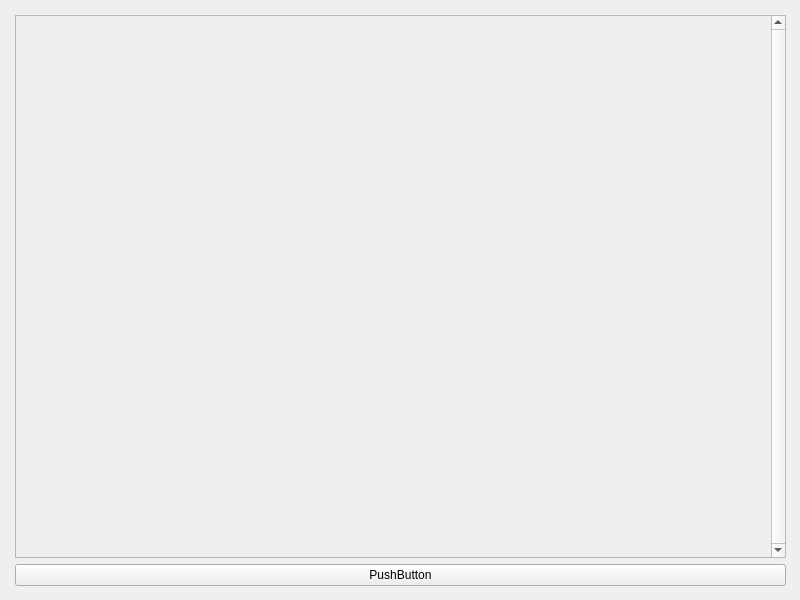
<?xml version="1.0" encoding="UTF-8"?>
<ui version="4.0">
 <class>VendingMachine</class>
 <widget class="QWidget" name="VendingMachine">
  <property name="geometry">
   <rect>
    <x>0</x>
    <y>0</y>
    <width>800</width>
    <height>600</height>
   </rect>
  </property>
  <property name="sizePolicy">
   <sizepolicy hsizetype="Preferred" vsizetype="Preferred">
    <horstretch>0</horstretch>
    <verstretch>0</verstretch>
   </sizepolicy>
  </property>
  <property name="windowTitle">
   <string>Form</string>
  </property>
  <widget class="QWidget" name="verticalLayoutWidget">
   <property name="geometry">
    <rect>
     <x>10</x>
     <y>10</y>
     <width>781</width>
     <height>581</height>
    </rect>
   </property>
   <layout class="QVBoxLayout" name="verticalLayout" stretch="0,0">
    <property name="leftMargin">
     <number>5</number>
    </property>
    <property name="topMargin">
     <number>5</number>
    </property>
    <property name="rightMargin">
     <number>5</number>
    </property>
    <property name="bottomMargin">
     <number>5</number>
    </property>
    <item>
     <widget class="QScrollArea" name="scrollArea">
      <property name="acceptDrops">
       <bool>true</bool>
      </property>
      <property name="verticalScrollBarPolicy">
       <enum>Qt::ScrollBarAlwaysOn</enum>
      </property>
      <property name="widgetResizable">
       <bool>true</bool>
      </property>
      <widget class="QWidget" name="scrollAreaWidgetContents">
       <property name="geometry">
        <rect>
         <x>0</x>
         <y>0</y>
         <width>755</width>
         <height>537</height>
        </rect>
       </property>
      </widget>
     </widget>
    </item>
    <item>
     <layout class="QHBoxLayout" name="horizontalLayout">
      <property name="sizeConstraint">
       <enum>QLayout::SetDefaultConstraint</enum>
      </property>
      <item>
       <widget class="QPushButton" name="pushButton">
        <property name="text">
         <string>PushButton</string>
        </property>
       </widget>
      </item>
     </layout>
    </item>
   </layout>
  </widget>
 </widget>
 <resources/>
 <connections/>
</ui>
